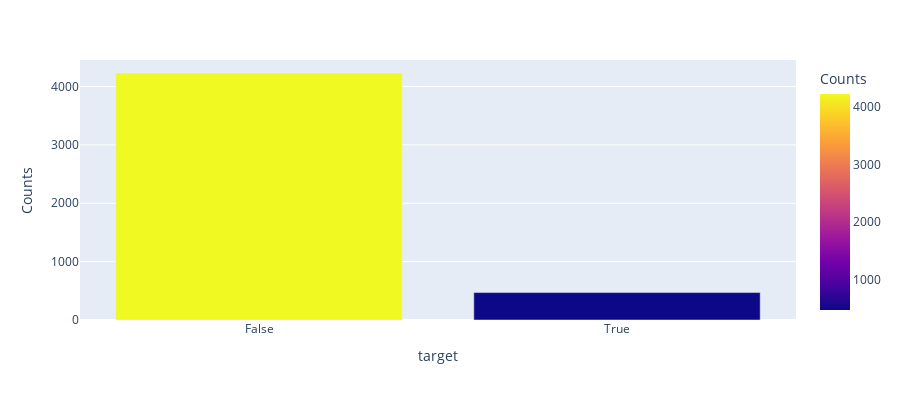

Notebook source saved alongside this figure:
### Code cell
# What is the distribution of Subjects between the True and Fake News? 
sub_tf_df=df.groupby('target').apply(lambda x:x['judul'].count()).reset_index(name='Counts')
sub_tf_df['target'].replace({0: 'False', 1: 'True'}, inplace=True)
fig = px.bar(sub_tf_df, x="target", y="Counts", color='Counts', barmode='group', height=400)
fig.show()

### Figure 1 — Plotly figure (JSON) as saved in the notebook; plotly's stock layout.template omitted (floating-point values rounded to 4 significant figures)
{"data": [{"alignmentgroup": "True", "hovertemplate": "target=%{x}<br>Counts=%{marker.color}<extra></extra>", "legendgroup": "", "marker": {"color": [4231, 470], "coloraxis": "coloraxis", "pattern": {"shape": ""}}, "name": "", "offsetgroup": "", "orientation": "v", "showlegend": false, "textposition": "auto", "type": "bar", "x": ["False", "True"], "xaxis": "x", "y": [4231, 470], "yaxis": "y"}], "layout": {"barmode": "group", "coloraxis": {"colorbar": {"title": {"text": "Counts"}}, "colorscale": [[0, "#0d0887"], [0.1111, "#46039f"], [0.2222, "#7201a8"], [0.3333, "#9c179e"], [0.4444, "#bd3786"], [0.5556, "#d8576b"], [0.6667, "#ed7953"], [0.7778, "#fb9f3a"], [0.8889, "#fdca26"], [1, "#f0f921"]]}, "height": 400, "legend": {"tracegroupgap": 0}, "margin": {"t": 60}, "xaxis": {"anchor": "y", "domain": [0, 1], "title": {"text": "target"}}, "yaxis": {"anchor": "x", "domain": [0, 1], "title": {"text": "Counts"}}}}
